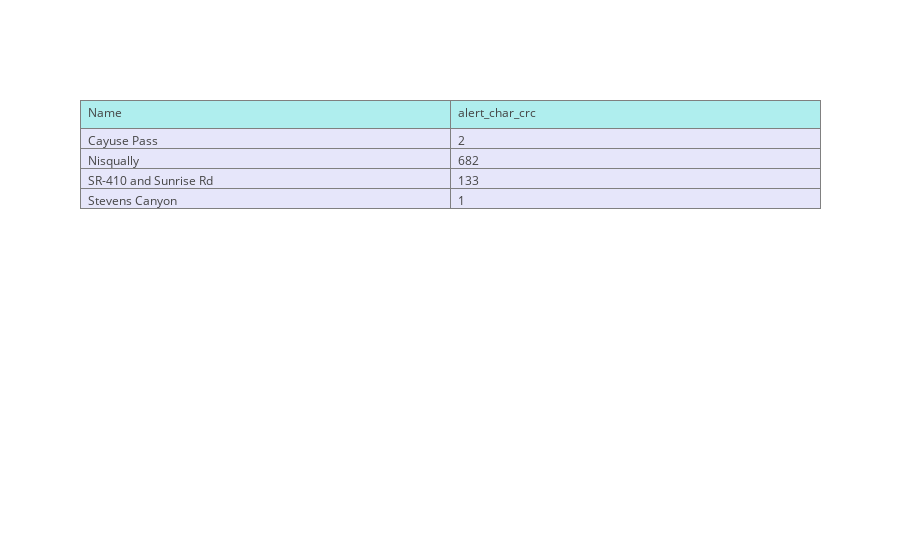

The cell this chart's notebook holds for it:
### Code cell
fig = go.Figure(data=[go.Table(
    header=dict(values=list(df_ent_groupedNOclosed.columns),
                fill_color='paleturquoise',
                align='left'),
    cells=dict(values=[df_ent_groupedNOclosed.Name, df_ent_groupedNOclosed.alert_char_crc],
               fill_color='lavender',
               align='left'))
])

fig.show()

### Figure 1 — Plotly figure (JSON) as saved in the notebook; plotly's stock layout.template omitted (floating-point values rounded to 4 significant figures)
{"data": [{"cells": {"align": "left", "fill": {"color": "lavender"}, "values": [["Cayuse Pass", "Nisqually", "SR-410 and Sunrise Rd", "Stevens Canyon"], [2, 682, 133, 1]]}, "header": {"align": "left", "fill": {"color": "paleturquoise"}, "values": ["Name", "alert_char_crc"]}, "type": "table", "uid": "7b8c327a-750d-4cd5-85fe-95d4cf3b1d70"}], "layout": {}}
